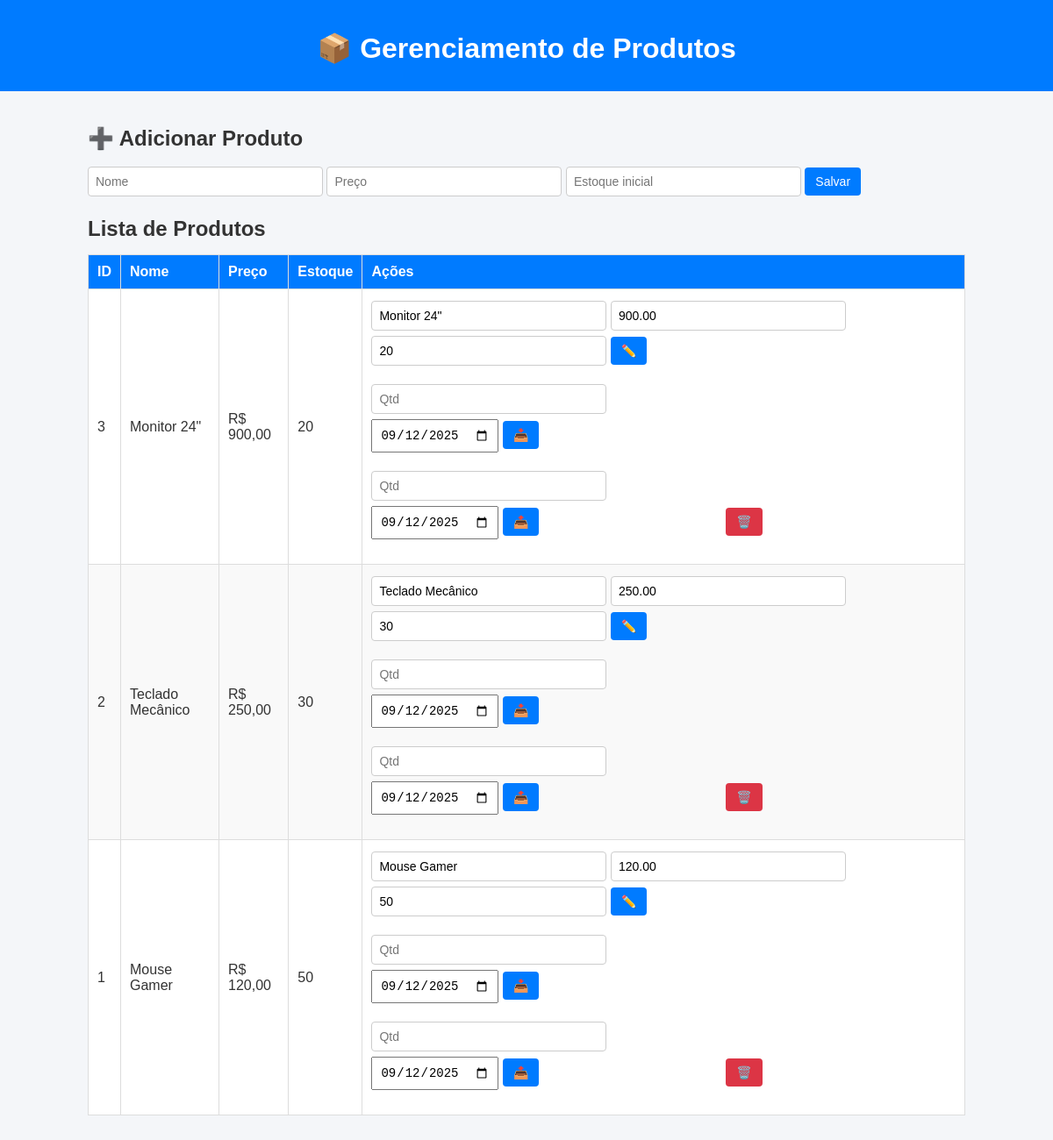
Page /Pages/dashboard/gerenciamento_produtos.php (signed in) on the committed database.
### tables this page shows
CREATE TABLE produtos (
    id INT AUTO_INCREMENT PRIMARY KEY,
    loja_id INT,
    nome VARCHAR(255),
    descricao TEXT,
    lote VARCHAR(50),
    quantidade_estoque INT,
    quantidade_inicial INT NOT NULL DEFAULT 0,
    preco_unitario DECIMAL(10,2),
    custo_unitario DECIMAL(10,2),
    data_reabastecimento DATE,
    criado_em TIMESTAMP DEFAULT CURRENT_TIMESTAMP,
    usuario_id INT,
    deletado_em DATETIME DEFAULT NULL,
    usuario_exclusao_id INT DEFAULT NULL,
    FOREIGN KEY (loja_id) REFERENCES lojas(id),
    FOREIGN KEY (usuario_id) REFERENCES usuarios(id),
    FOREIGN KEY (usuario_exclusao_id) REFERENCES usuarios(id)
);

### Pages/dashboard/gerenciamento_produtos.php (the view, shortened to what this page needs)
<?php
include __DIR__ . '/../../conexao.php';
$loja_id = $_SESSION['usuario_id'] ?? 0;
$produtos = [];
$res = $conn->query("
    SELECT *
    FROM produtos
    WHERE loja_id = $loja_id
      AND deletado_em IS NULL
    ORDER BY id DESC
");
while ($row = $res->fetch_assoc()) {
    $produtos[] = $row;
}
?>
<!DOCTYPE html>
<html lang="pt-br">
<head>
<link rel="stylesheet" href="../../assets/gerenciamento_produtos.css">
</head>
<body>
<header>
    <h1>📦 Gerenciamento de Produtos</h1>
</header>
<main>
    <section class="novo-produto">
        <h2>➕ Adicionar Produto</h2>
        <form method="POST">
            <input type="text" name="nome" placeholder="Nome" required>
            <input type="number" step="0.01" name="preco" placeholder="Preço" required>
            <input type="number" name="estoque" placeholder="Estoque inicial" required>
            <button type="submit" class="btn primary">Salvar</button>
        </form>
    </section>
    <section class="produtos">
        <h2>Lista de Produtos</h2>
        <table>
            <thead>
                <tr>
                    <th>ID</th>
                    <th>Nome</th>
                    <th>Preço</th>
                    <th>Estoque</th>
                    <th>Ações</th>
                </tr>
            </thead>
            <tbody>
                <?php if(count($produtos)): ?>
                    <?php foreach($produtos as $p): ?>
                    <tr>
                        <td><?= $p['id'] ?></td>
                        <td><?= htmlspecialchars($p['nome']) ?></td>
                        <td>R$ <?= number_format($p['preco_unitario'],2,',','.') ?></td>
                        <td><?= $p['quantidade_estoque'] ?></td>
                        <td>
                            <form method="POST" class="inline-form">
                                <input type="text" name="nome" value="<?= htmlspecialchars($p['nome']) ?>" required>
                                <input type="number" step="0.01" name="preco" value="<?= $p['preco_unitario'] ?>" required>
                                <input type="number" name="estoque" value="<?= $p['quantidade_estoque'] ?>" required>
                                <button type="submit" class="btn">✏️</button>
                            </form>
                            <form method="POST" class="inline-form">
                                <input type="number" name="quantidade" placeholder="Qtd" min="1" required>
                                <input type="date" name="data_movimentacao" value="<?= date('Y-m-d') ?>" required>
                                <button type="submit" class="btn">📥</button>
                            </form>
                            <form method="POST" class="inline-form">
                                <input type="number" name="quantidade" placeholder="Qtd" min="1" required>
                                <input type="date" name="data_movimentacao" value="<?= date('Y-m-d') ?>" required>
                                <button type="submit" class="btn">📤</button>
                            </form>
                            <form method="POST" class="inline-form">
                                <button type="submit" class="btn delete" onclick="return confirm('Apagar este produto?')">🗑️</button>
                            </form>
                        </td>
                    </tr>
                    <?php endforeach; ?>
                <?php else: ?>
                    <tr><td colspan="5">Nenhum produto cadastrado.</td></tr>
                <?php endif; ?>
            </tbody>
        </table>
    </section>
</main>
</body>
</html>

### assets/gerenciamento_produtos.css (style rules this page uses)
body { font-family: Arial, sans-serif; background: #f4f6f9; margin: 0; padding: 0; color: #333; }
header { background: #007BFF; color: #fff; padding: 15px; text-align: center; }
main { padding: 20px; max-width: 1000px; margin: auto; }
h1, h2 { margin-bottom: 15px; }
form { margin-bottom: 15px; }
form input, form button { padding: 8px; margin: 3px 0; font-size: 14px; }
form input[type="text"], form input[type="number"] { width: calc(100% - 20px); max-width: 250px; border: 1px solid #ccc; border-radius: 4px; }
form button { cursor: pointer; border: none; border-radius: 4px; padding: 8px 12px; font-size: 14px; }
.btn { background: #007BFF; color: #fff; }
.btn.delete { background: #dc3545; color: #fff; }
table { width: 100%; border-collapse: collapse; margin-bottom: 30px; background: #fff; }
table th, table td { border: 1px solid #ddd; padding: 10px; text-align: left; }
table th { background: #007BFF; color: #fff; }
table tr:nth-child(even) { background: #f9f9f9; }
.inline-form { display: inline-block; margin-right: 5px; }

### rows in the picture
produtos: id "3", nome "Monitor 24\"", preco_unitario "900,00", quantidade_estoque "20", preco "900.00", estoque "20"
produtos: id "2", nome "Teclado Mecânico", preco_unitario "250,00", quantidade_estoque "30", preco "250.00", estoque "30"
produtos: id "1", nome "Mouse Gamer", preco_unitario "120,00", quantidade_estoque "50", preco "120.00", estoque "50"
